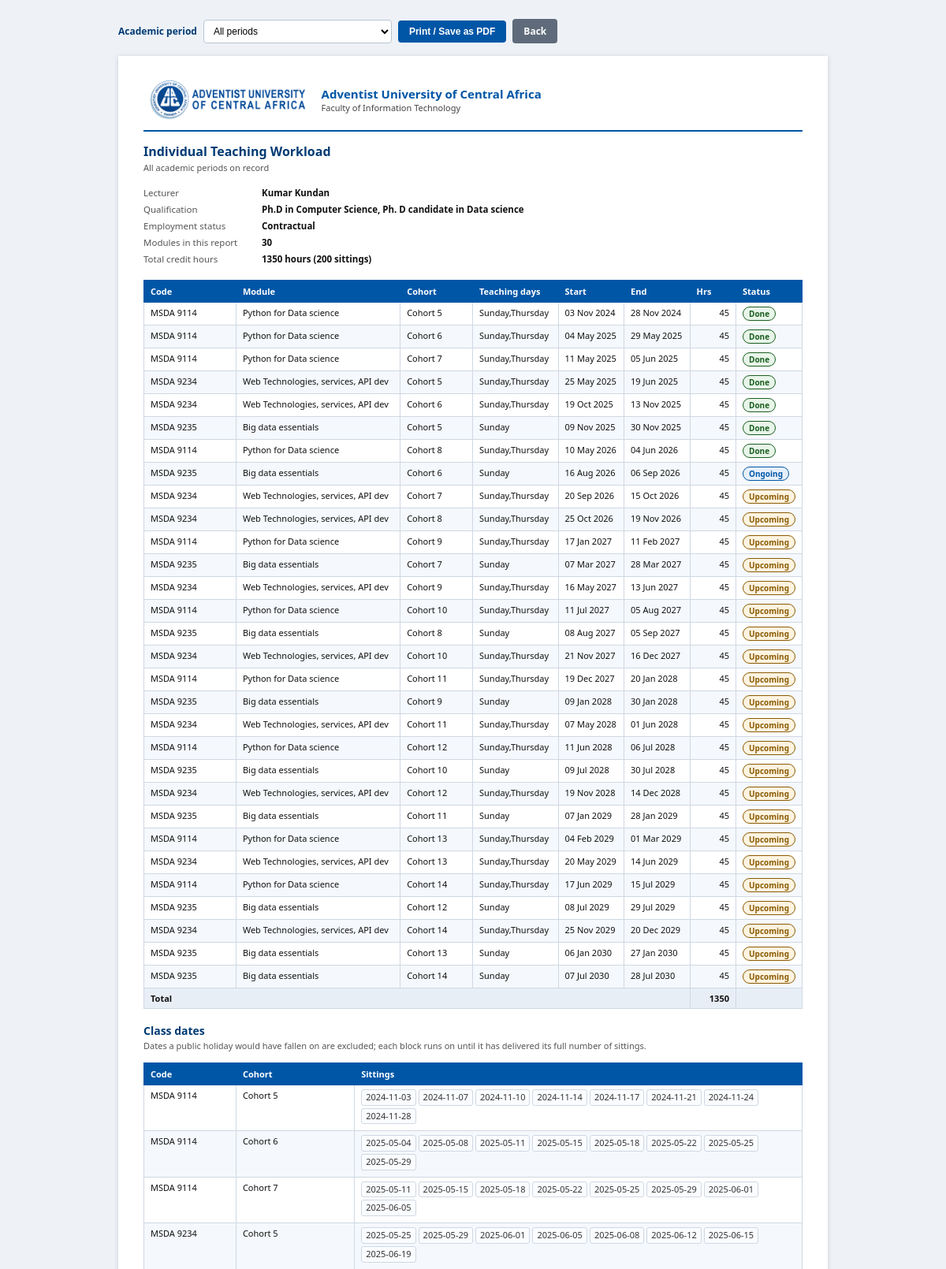
Page /workload/lecturer-workload/print/ (signed in, upper part) on the committed database.
### academics/models.py (models this page shows, shortened)
class Lecturer(models.Model):
    user = models.OneToOneField(
        settings.AUTH_USER_MODEL,
        on_delete=models.SET_NULL,
        null=True,
        blank=True,
        related_name="lecturer_profile"
    )
    name = models.CharField(
        max_length=150
    )
    qualification = models.TextField(
        blank=True
    )
    employment_status = models.CharField(
        max_length=50
    )
    class Meta:
        ordering = [
            "name"
        ]

class Course(models.Model):
    program = models.ForeignKey(
        Program,
        on_delete=models.CASCADE,
        related_name="courses",
        null=True,
        blank=True
    )
    code = models.CharField(
        max_length=20,
        unique=True
    )
    name = models.CharField(
        max_length=200
    )
    credits = models.IntegerField()
    level = models.CharField(
        max_length=20
    )
    class Meta:
        ordering = [
            "code"
        ]

class Cohort(models.Model):
    program = models.ForeignKey(
        Program,
        on_delete=models.CASCADE,
        related_name="cohorts"
    )
    representative = models.OneToOneField(
        settings.AUTH_USER_MODEL,
        on_delete=models.SET_NULL,
        null=True,
        blank=True,
        limit_choices_to={
            "role": "representative"
        },
        related_name="representing_cohort"
    )
    name = models.CharField(
        max_length=100
    )
    intake_year = models.IntegerField()
    class Meta:
        ordering = [
            "name"
        ]
        unique_together = [
            ("program", "name")
        ]

### workload/models.py (models this page shows, shortened)
class Workload(models.Model):
    STATUS_CHOICES = [
        ("Upcoming", "Upcoming"),
        ("Ongoing", "Ongoing"),
        ("Pending", "Pending"),
        ("Done", "Done"),
    ]
    cohort = models.ForeignKey(
        Cohort,
        on_delete=models.CASCADE,
        related_name="workloads"
    )
    academic_period = models.ForeignKey(
        AcademicPeriod,
        on_delete=models.CASCADE,
        related_name="workloads"
    )
    lecturer = models.ForeignKey(
        Lecturer,
        on_delete=models.CASCADE,
        related_name="workloads"
    )
    co_lecturers = models.ManyToManyField(
        Lecturer,
        blank=True,
        related_name="co_workloads"
    )
    course = models.ForeignKey(
        Course,
        on_delete=models.CASCADE,
        related_name="workloads"
    )
    start_date = models.DateField()
    end_date = models.DateField(
        blank=True,
        null=True
    )
    hours = models.IntegerField(
        blank=True,
        null=True,
        editable=False,
        help_text="Notional teaching hours (credits x 15)."
    )
    course_days = models.CharField(
        max_length=100,
        help_text="Example: Monday,Thursday"
    )
    duration_weeks = models.PositiveIntegerField(
        blank=True,
        null=True,
        help_text=(
            "Leave blank to use the standard block length for "
            "the course's credit value."
        )
    )
    generated_schedule = models.JSONField(
        blank=True,
        null=True,
        editable=False
    )
    status = models.CharField(
        max_length=20,
        choices=STATUS_CHOICES,
        blank=True,
        editable=False
    )
    objects = WorkloadQuerySet.as_manager()
    class Meta:
        ordering = ["-id"]
        verbose_name = "Teaching Workload"
        verbose_name_plural = "Teaching Workloads"
    def compute_status(self, today=None):
        today = today or timezone.localdate()
        if not self.start_date:
            return "Pending"
        if not self.generated_schedule:
            return "Pending"
        if self.start_date > today:
            return "Upcoming"
        if self.end_date and today > self.end_date:
            return "Done"
        return "Ongoing"
    def total_classes(self):
        return len(self.generated_schedule or [])
    def missed_holidays(self):
        return excluded_holidays(
            self.start_date,
            self.end_date,
            self.course_days
        )

### workload/views.py (the view)
@login_required
@lecturer_required
def lecturer_workload_print(request):
    lecturer = resolve_lecturer(request.user)
    if lecturer:
        workloads = workloads_for_lecturer(
            lecturer
        ).select_related(
            *BASE_RELATED
        ).order_by("start_date")
        workloads.refresh_statuses()
    else:
        workloads = Workload.objects.none()
    periods = periods_for(workloads)
    workloads, selected_period = apply_period_filter(
        workloads,
        request.GET.get("period")
    )
    workloads = list(workloads)
    missed_any = [
        (w, w.missed_holidays())
        for w in workloads
        if w.missed_holidays()
    ]
    return render(
        request,
        "print/lecturer_workload.html",
        {
            "lecturer": lecturer,
            "workloads": workloads,
            "periods": periods,
            "selected_period": selected_period,
            "total_hours": sum(w.hours or 0 for w in workloads),
            "total_sessions": sum(w.total_classes() for w in workloads),
            "missed_any": missed_any,
            "generated_at": timezone.localtime(),
        }
    )

### workload/models.py (called while the page is built)
    def refresh_statuses(self):
        today = timezone.localdate()
        changed = []
        for workload in self:
            new_status = workload.compute_status(today)
            if workload.status != new_status:
                workload.status = new_status
                changed.append(workload)
        if changed:
            Workload.objects.bulk_update(
                changed,
                ["status"]
            )
        return len(changed)

### workload/selectors.py (called while the page is built, shortened)
def resolve_lecturer(user):
    return Lecturer.objects.filter(
        user=user
    ).first()

def workloads_for_lecturer(lecturer, queryset=None):
    from .models import Workload
    if lecturer is None:
        return (queryset if queryset is not None else Workload.objects).none()
    base = queryset if queryset is not None else Workload.objects.all()
    return base.filter(
        Q(lecturer=lecturer) | Q(co_lecturers=lecturer)
    ).distinct()

def periods_for(workloads):
    period_ids = workloads.values_list(
        "academic_period_id",
        flat=True
    ).distinct()
    return AcademicPeriod.objects.filter(
        id__in=list(period_ids)
    ).order_by(
        "-academic_year",
        "semester",
    )

def apply_period_filter(workloads, period_id):
    if not period_id:
        return workloads, None

### workload/utils.py (called while the page is built)
def parse_course_days(days_per_week):
    selected_days = []
    for raw_day in (days_per_week or "").split(","):
        day = raw_day.strip().title()
        if not day:
            continue
        if day not in DAYS_MAP:
            raise ValueError(
                f"'{raw_day.strip()}' is not a valid day name. "
                "Use full English day names, e.g. Sunday,Thursday."
            )
        index = DAYS_MAP[day]
        if index not in selected_days:
            selected_days.append(index)
    return sorted(selected_days)

### templates/print/lecturer_workload.html (shortened to what this page needs)
{% extends "print/base_print.html" %}
{% block back_url %}{% url 'workload:lecturer_dashboard' %}{% endblock %}
{% block toolbar %}
<form method="get">
    <label for="period">Academic period</label>
    <select name="period" id="period" onchange="this.form.submit()">
        <option value="">All periods</option>
    </select>
</form>
{% endblock %}
{% block heading %}Individual Teaching Workload{% endblock %}
{% block subheading %}
{% if selected_period %}
    {{ selected_period.academic_year }} &middot; {{ selected_period.semester }}
    {% if selected_period.teaching_period %}&middot; {{ selected_period.teaching_period }}{% endif %}
{% else %}
    All academic periods on record
{% endif %}
{% endblock %}
{% block content %}
<table class="meta">
    <tr>
        <td class="k">Lecturer</td>
        <td class="v">{{ lecturer.name|default:"—" }}</td>
    </tr>
    <tr>
        <td class="k">Qualification</td>
        <td class="v">{{ lecturer.qualification|default:"—" }}</td>
    </tr>
    <tr>
        <td class="k">Employment status</td>
        <td class="v">{{ lecturer.employment_status|default:"—" }}</td>
    </tr>
    <tr>
        <td class="k">Modules in this report</td>
        <td class="v">{{ workloads|length }}</td>
    </tr>
    <tr>
        <td class="k">Total credit hours</td>
        <td class="v">{{ total_hours }} hours ({{ total_sessions }} sittings)</td>
    </tr>
</table>
{% if workloads %}
<table class="data">
    <thead>
        <tr>
            <th style="width:14%">Code</th>
            <th>Module</th>
            <th style="width:11%">Cohort</th>
            <th style="width:13%">Teaching days</th>
            <th style="width:10%">Start</th>
            <th style="width:10%">End</th>
            <th class="num" style="width:7%">Hrs</th>
            <th style="width:10%">Status</th>
        </tr>
    </thead>
    <tbody>
        {% for w in workloads %}
        <tr>
            <td>{{ w.course.code }}</td>
            <td>{{ w.course.name }}</td>
            <td>{{ w.cohort.name }}</td>
            <td>{{ w.course_days }}</td>
            <td>{{ w.start_date|date:"d M Y" }}</td>
            <td>{{ w.end_date|date:"d M Y"|default:"—" }}</td>
            <td class="num">{{ w.hours|default:0 }}</td>
            <td><span class="pill {{ w.status }}">{{ w.status }}</span></td>
        </tr>
        {% endfor %}
    </tbody>
    <tfoot>
        <tr>
            <td colspan="6">Total</td>
            <td class="num">{{ total_hours }}</td>
            <td></td>
        </tr>
    </tfoot>
</table>
<h1 style="font-size:14px;">Class dates</h1>
<div class="subtitle">
    Dates a public holiday would have fallen on are excluded; each block
    runs on until it has delivered its full number of sittings.
</div>
<table class="data">
    <thead>
        <tr>
            <th style="width:14%">Code</th>
            <th style="width:18%">Cohort</th>
            <th>Sittings</th>
        </tr>
    </thead>
    <tbody>
        {% for w in workloads %}
        <tr>
            <td>{{ w.course.code }}</td>
            <td>{{ w.cohort.name }}</td>
            <td class="sessions">
                {% for day in w.generated_schedule %}<span>{{ day }}</span>{% empty %}—{% endfor %}
            </td>
        </tr>
        {% endfor %}
    </tbody>
</table>
{% else %}
<div class="empty">
    No teaching workload recorded
    {% if selected_period %}for {{ selected_period.academic_year }} {{ selected_period.semester }}{% endif %}.
</div>
{% endif %}
{% endblock %}

### rows in the picture
Lecturer: name "Kumar Kundan", qualification "Ph.D in Computer Science, Ph. D candidate in Data science", employment_status "Contractual"
Workload: course.code "MSDA 9114", course.name "Python for Data science", cohort.name "Cohort 5", course_days "Sunday,Thursday", start_date "03 Nov 2024", end_date "28 Nov 2024", hours "45", status "Done", generated_schedule "2024-11-03" "2024-11-07" "2024-11-10" "2024-11-14" "2024-11-17" "2024-11-21" "2024-11-24" "2024-11-28"
Workload: course.code "MSDA 9114", course.name "Python for Data science", cohort.name "Cohort 6", course_days "Sunday,Thursday", start_date "04 May 2025", end_date "29 May 2025", hours "45", status "Done", generated_schedule "2025-05-04" "2025-05-08" "2025-05-11" "2025-05-15" "2025-05-18" "2025-05-22" "2025-05-25" "2025-05-29"
Workload: course.code "MSDA 9114", course.name "Python for Data science", cohort.name "Cohort 7", course_days "Sunday,Thursday", start_date "11 May 2025", end_date "05 Jun 2025", hours "45", status "Done", generated_schedule "2025-05-11" "2025-05-15" "2025-05-18" "2025-05-22" "2025-05-25" "2025-05-29" "2025-06-01" "2025-06-05"
Workload: course.code "MSDA 9234", course.name "Web Technologies, services, API dev", cohort.name "Cohort 5", course_days "Sunday,Thursday", start_date "25 May 2025", end_date "19 Jun 2025", hours "45", status "Done", generated_schedule "2025-05-25" "2025-05-29" "2025-06-01" "2025-06-05" "2025-06-08" "2025-06-12" "2025-06-15" "2025-06-19"
Workload: course.code "MSDA 9234", course.name "Web Technologies, services, API dev", cohort.name "Cohort 6", course_days "Sunday,Thursday", start_date "19 Oct 2025", end_date "13 Nov 2025", hours "45", status "Done"
Workload: course.code "MSDA 9235", course.name "Big data essentials", cohort.name "Cohort 5", course_days "Sunday", start_date "09 Nov 2025", end_date "30 Nov 2025", hours "45", status "Done"
Workload: course.code "MSDA 9114", course.name "Python for Data science", cohort.name "Cohort 8", course_days "Sunday,Thursday", start_date "10 May 2026", end_date "04 Jun 2026", hours "45", status "Done"
Workload: course.code "MSDA 9235", course.name "Big data essentials", cohort.name "Cohort 6", course_days "Sunday", start_date "16 Aug 2026", end_date "06 Sep 2026", hours "45", status "Ongoing"
Workload: course.code "MSDA 9234", course.name "Web Technologies, services, API dev", cohort.name "Cohort 7", course_days "Sunday,Thursday", start_date "20 Sep 2026", end_date "15 Oct 2026", hours "45", status "Upcoming"
Workload: course.code "MSDA 9234", course.name "Web Technologies, services, API dev", cohort.name "Cohort 8", course_days "Sunday,Thursday", start_date "25 Oct 2026", end_date "19 Nov 2026", hours "45", status "Upcoming"
Workload: course.code "MSDA 9114", course.name "Python for Data science", cohort.name "Cohort 9", course_days "Sunday,Thursday", start_date "17 Jan 2027", end_date "11 Feb 2027", hours "45", status "Upcoming"
Workload: course.code "MSDA 9235", course.name "Big data essentials", cohort.name "Cohort 7", course_days "Sunday", start_date "07 Mar 2027", end_date "28 Mar 2027", hours "45", status "Upcoming"
Workload: course.code "MSDA 9234", course.name "Web Technologies, services, API dev", cohort.name "Cohort 9", course_days "Sunday,Thursday", start_date "16 May 2027", end_date "13 Jun 2027", hours "45", status "Upcoming"
Workload: course.code "MSDA 9114", course.name "Python for Data science", cohort.name "Cohort 10", course_days "Sunday,Thursday", start_date "11 Jul 2027", end_date "05 Aug 2027", hours "45", status "Upcoming"
Workload: course.code "MSDA 9235", course.name "Big data essentials", cohort.name "Cohort 8", course_days "Sunday", start_date "08 Aug 2027", end_date "05 Sep 2027", hours "45", status "Upcoming"
Workload: course.code "MSDA 9234", course.name "Web Technologies, services, API dev", cohort.name "Cohort 10", course_days "Sunday,Thursday", start_date "21 Nov 2027", end_date "16 Dec 2027", hours "45", status "Upcoming"
Workload: course.code "MSDA 9114", course.name "Python for Data science", cohort.name "Cohort 11", course_days "Sunday,Thursday", start_date "19 Dec 2027", end_date "20 Jan 2028", hours "45", status "Upcoming"
Workload: course.code "MSDA 9235", course.name "Big data essentials", cohort.name "Cohort 9", course_days "Sunday", start_date "09 Jan 2028", end_date "30 Jan 2028", hours "45", status "Upcoming"
Workload: course.code "MSDA 9234", course.name "Web Technologies, services, API dev", cohort.name "Cohort 11", course_days "Sunday,Thursday", start_date "07 May 2028", end_date "01 Jun 2028", hours "45", status "Upcoming"
Workload: course.code "MSDA 9114", course.name "Python for Data science", cohort.name "Cohort 12", course_days "Sunday,Thursday", start_date "11 Jun 2028", end_date "06 Jul 2028", hours "45", status "Upcoming"
Workload: course.code "MSDA 9235", course.name "Big data essentials", cohort.name "Cohort 10", course_days "Sunday", start_date "09 Jul 2028", end_date "30 Jul 2028", hours "45", status "Upcoming"
Workload: course.code "MSDA 9234", course.name "Web Technologies, services, API dev", cohort.name "Cohort 12", course_days "Sunday,Thursday", start_date "19 Nov 2028", end_date "14 Dec 2028", hours "45", status "Upcoming"
Workload: course.code "MSDA 9235", course.name "Big data essentials", cohort.name "Cohort 11", course_days "Sunday", start_date "07 Jan 2029", end_date "28 Jan 2029", hours "45", status "Upcoming"
Workload: course.code "MSDA 9114", course.name "Python for Data science", cohort.name "Cohort 13", course_days "Sunday,Thursday", start_date "04 Feb 2029", end_date "01 Mar 2029", hours "45", status "Upcoming"
Workload: course.code "MSDA 9234", course.name "Web Technologies, services, API dev", cohort.name "Cohort 13", course_days "Sunday,Thursday", start_date "20 May 2029", end_date "14 Jun 2029", hours "45", status "Upcoming"
Workload: course.code "MSDA 9114", course.name "Python for Data science", cohort.name "Cohort 14", course_days "Sunday,Thursday", start_date "17 Jun 2029", end_date "15 Jul 2029", hours "45", status "Upcoming"
Workload: course.code "MSDA 9235", course.name "Big data essentials", cohort.name "Cohort 12", course_days "Sunday", start_date "08 Jul 2029", end_date "29 Jul 2029", hours "45", status "Upcoming"
Workload: course.code "MSDA 9234", course.name "Web Technologies, services, API dev", cohort.name "Cohort 14", course_days "Sunday,Thursday", start_date "25 Nov 2029", end_date "20 Dec 2029", hours "45", status "Upcoming"
Workload: course.code "MSDA 9235", course.name "Big data essentials", cohort.name "Cohort 13", course_days "Sunday", start_date "06 Jan 2030", end_date "27 Jan 2030", hours "45", status "Upcoming"
Workload: course.code "MSDA 9235", course.name "Big data essentials", cohort.name "Cohort 14", course_days "Sunday", start_date "07 Jul 2030", end_date "28 Jul 2030", hours "45", status "Upcoming"

### other values in the picture
{{ workloads|length }} "30"
{{ total_hours }} "1350"
{{ total_sessions }} "200"
